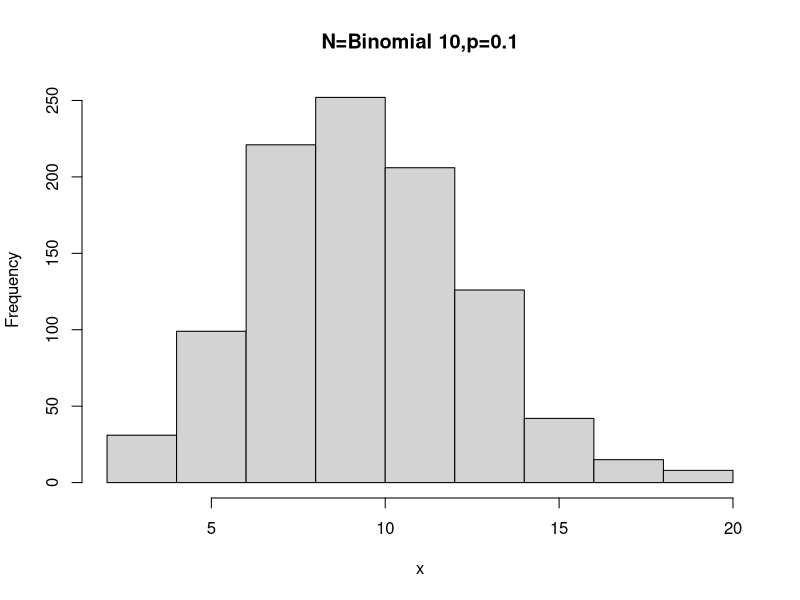
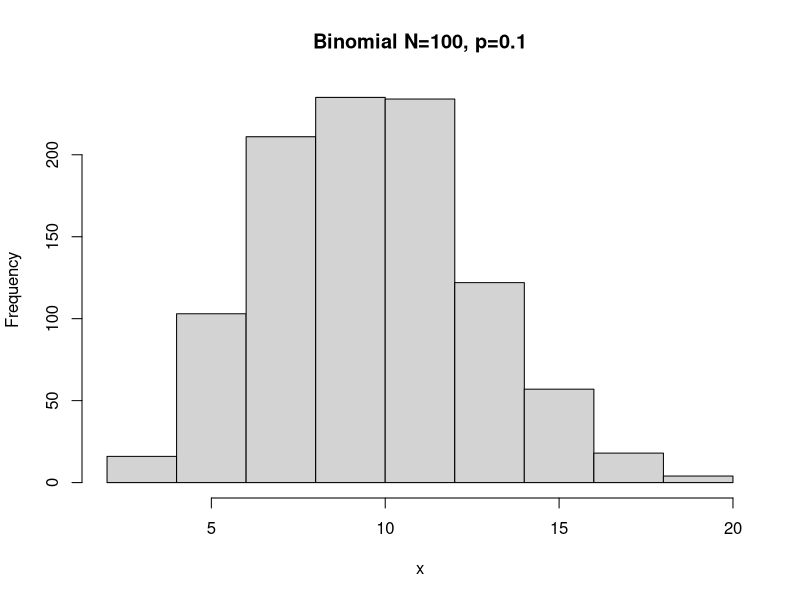
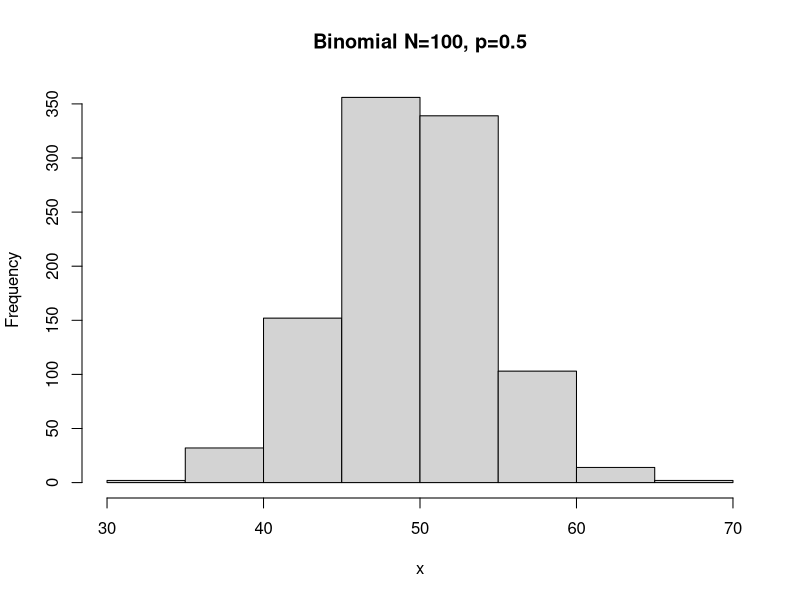
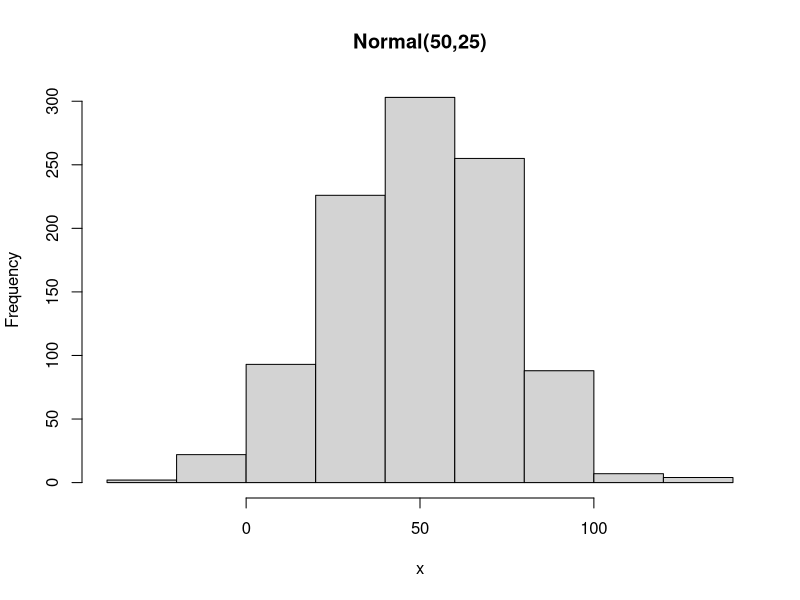
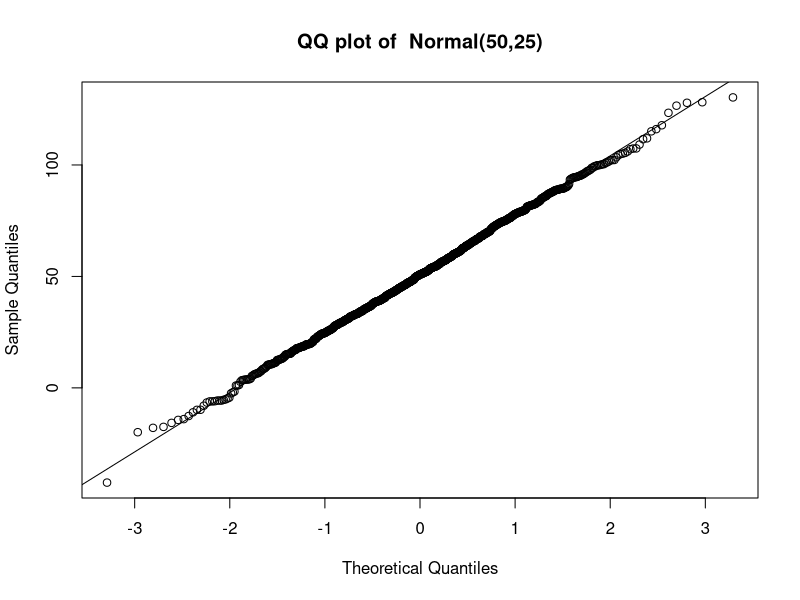
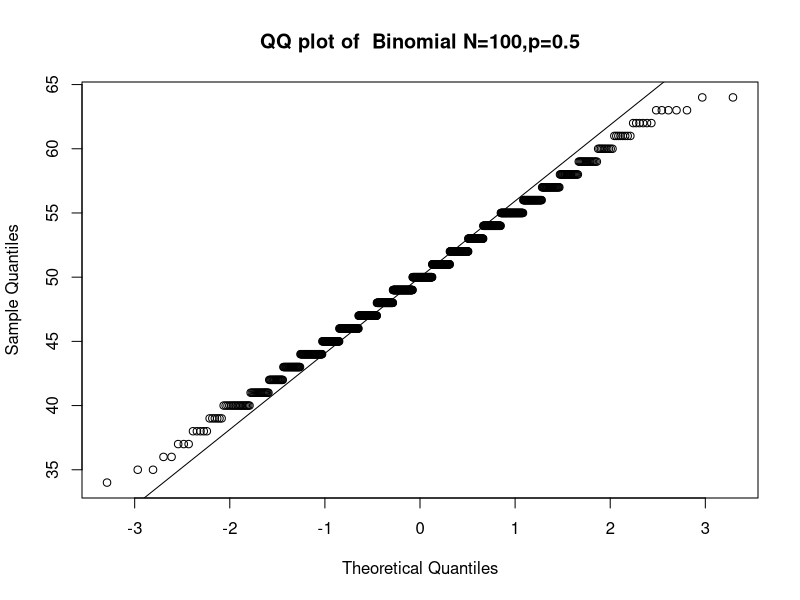

Generate these figures, in order, with R:
## ---- chunk 1
x <- rbinom(1000, 100, 0.1)
## ---- chunk 2
hist(x, main="N=Binomial 10,p=0.1")
## ---- chunk 3
x <- rbinom(1000, 100, 0.1)
hist(x, main="Binomial N=100, p=0.1")
## ---- chunk 4
x <- rbinom(1000, 100, 0.5)
hist(x, main="Binomial N=100, p=0.5")
## ---- chunk 5
x <- rnorm(1000, 50, 25)
hist(x, main="Normal(50,25)")
## ---- chunk 6
x.normal <- rnorm(1000, 50, 25)
qqnorm(x.normal,  main="QQ plot of  Normal(50,25)")
qqline(x.normal)
## ---- chunk 7
y.binomial <- rbinom(1000, 100, 0.5)
qqnorm(y.binomial,  main="QQ plot of  Binomial N=100,p=0.5")
qqline(y.binomial)
